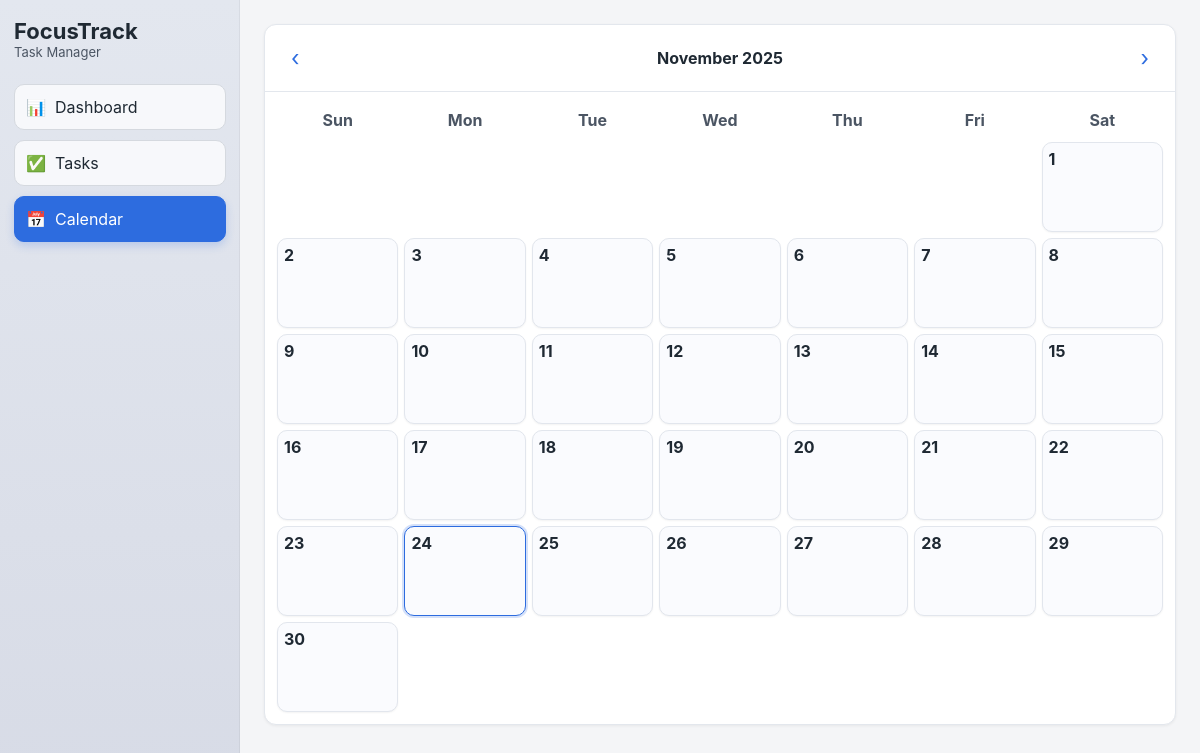
/calendar, run on an earlier commit of the app's database.
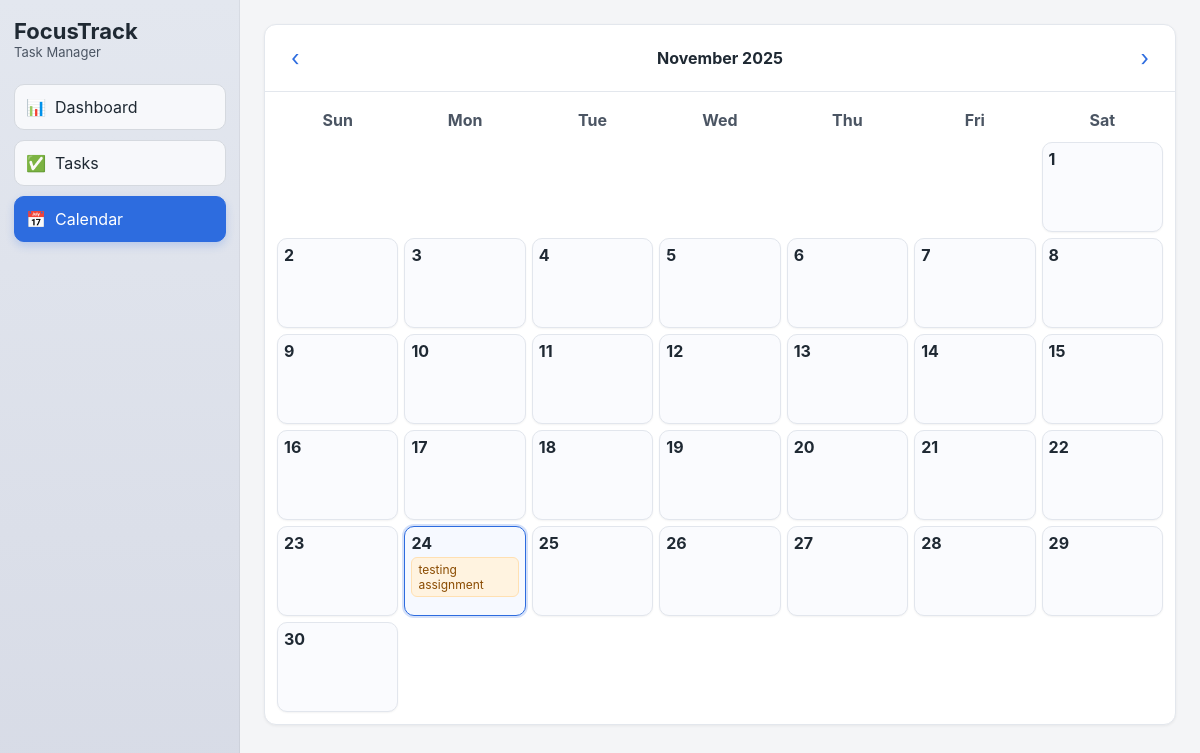
And on a later commit of the database.
### models.py (models this page shows, shortened)
class BaseModel(Base):
    __abstract__ = True
    id = Column(Integer, primary_key=True)

class Task(BaseModel):
    __tablename__ = "tasks"
    title = Column(String, nullable=False)
    description = Column(String)
    due_date = Column(String)
    priority = Column(String)
    status = Column(String)
    created_at = Column(String)
    category_id = Column(Integer, ForeignKey("categories.id"))
    category = relationship("Category", back_populates="tasks")
    reminders = relationship(
        "Reminder",
        back_populates="task",
        cascade="all, delete-orphan",
    )

### main.py (the view)
@app.route("/calendar", endpoint="calendar")
def calendar_view():
    today = date.today()
    year = request.args.get("year", type=int) or today.year
    month = request.args.get("month", type=int) or today.month
    cal = calendar.Calendar(firstweekday=6)
    weeks = cal.monthdayscalendar(year, month)
    tasks_by_date = {}
    for task in task_manager.list_tasks():
        if task.due_date:
            try:
                d = datetime.strptime(task.due_date, "%Y-%m-%d").date()
                tasks_by_date.setdefault(d, []).append(task)
            except Exception:
                pass
    if month == 1:
        prev_year, prev_month = year - 1, 12
    else:
        prev_year, prev_month = year, month - 1
    if month == 12:
        next_year, next_month = year + 1, 1
    else:
        next_year, next_month = year, month + 1
    return render_template(
        "calendar.html",
        active_page="calendar",
        year=year,
        month=month,
        month_name=calendar.month_name[month],
        weeks=weeks,
        tasks_by_date=tasks_by_date,
        today=today,
        prev_year=prev_year,
        prev_month=prev_month,
        next_year=next_year,
        next_month=next_month,
        date=date,
    )

### managers.py (called while the page is built)
    def list_tasks(self, status=None):
        stmt = select(Task)
        if status and status in self.VALID_STATUS:
            stmt = stmt.where(Task.status == status)
        stmt = stmt.order_by(Task.due_date)
        tasks = self.session.execute(stmt).scalars().all()
        for task in tasks:
            _ = task.category.name if task.category else None
        return tasks

### templates/calendar.html
{% extends "base.html" %}
{% block content %}
<div class="page">
  <div class="card calendar-card">
    <div class="calendar-header">
      <a class="cal-nav" href="{{ url_for('calendar', year=prev_year, month=prev_month) }}">‹</a>
      <div class="cal-title">{{ month_name }} {{ year }}</div>
      <a class="cal-nav" href="{{ url_for('calendar', year=next_year, month=next_month) }}">›</a>
    </div>
    <div class="calendar-grid">
      <div class="calendar-day-name">Sun</div>
      <div class="calendar-day-name">Mon</div>
      <div class="calendar-day-name">Tue</div>
      <div class="calendar-day-name">Wed</div>
      <div class="calendar-day-name">Thu</div>
      <div class="calendar-day-name">Fri</div>
      <div class="calendar-day-name">Sat</div>
      {% for week in weeks %}
        {% for day in week %}
          {% if day == 0 %}
            <div class="calendar-cell empty"></div>
          {% else %}
            {% set cell_date = date(year, month, day) %}
            {% set day_tasks = tasks_by_date.get(cell_date, []) %}
            <div class="calendar-cell {% if cell_date == today %}today{% endif %} {% if day_tasks %}has-tasks{% endif %}">
              <div class="calendar-date-number">{{ day }}</div>
              {% for task in day_tasks %}
                <div class="calendar-task
                  {% if task.status == 'Done' %}task-done{% elif task.status == 'In Progress' %}task-inprogress{% else %}task-pending{% endif %}">
                  {{ task.title }}
                </div>
              {% endfor %}
            </div>
          {% endif %}
        {% endfor %}
      {% endfor %}
    </div>
  </div>
</div>
{% endblock %}

What changed in the data, as far as the page shows it:
added Task: title "testing assignment"
